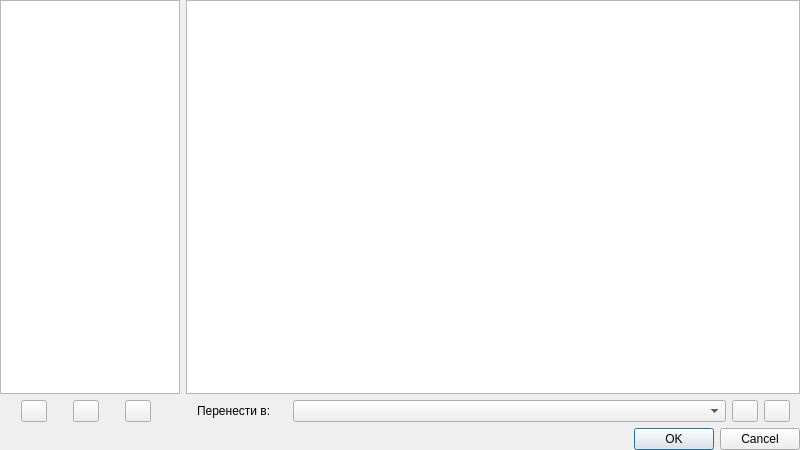
<?xml version="1.0" encoding="UTF-8"?>
<ui version="4.0">
 <class>gprogs</class>
 <widget class="QDialog" name="gprogs">
  <property name="windowModality">
   <enum>Qt::NonModal</enum>
  </property>
  <property name="geometry">
   <rect>
    <x>0</x>
    <y>0</y>
    <width>800</width>
    <height>450</height>
   </rect>
  </property>
  <property name="sizePolicy">
   <sizepolicy hsizetype="Minimum" vsizetype="Preferred">
    <horstretch>0</horstretch>
    <verstretch>0</verstretch>
   </sizepolicy>
  </property>
  <property name="minimumSize">
   <size>
    <width>400</width>
    <height>240</height>
   </size>
  </property>
  <property name="windowTitle">
   <string>Группы ПК</string>
  </property>
  <layout class="QVBoxLayout" name="verticalLayout">
   <property name="margin">
    <number>0</number>
   </property>
   <item>
    <layout class="QHBoxLayout" name="horizontalLayout">
     <item>
      <widget class="QListView" name="l_gprogs">
       <property name="sizePolicy">
        <sizepolicy hsizetype="Minimum" vsizetype="Expanding">
         <horstretch>0</horstretch>
         <verstretch>0</verstretch>
        </sizepolicy>
       </property>
       <property name="minimumSize">
        <size>
         <width>180</width>
         <height>0</height>
        </size>
       </property>
       <property name="maximumSize">
        <size>
         <width>180</width>
         <height>16777215</height>
        </size>
       </property>
      </widget>
     </item>
     <item>
      <widget class="QTableView" name="t_progs">
       <property name="sizePolicy">
        <sizepolicy hsizetype="Minimum" vsizetype="Expanding">
         <horstretch>0</horstretch>
         <verstretch>0</verstretch>
        </sizepolicy>
       </property>
       <property name="minimumSize">
        <size>
         <width>300</width>
         <height>0</height>
        </size>
       </property>
       <property name="selectionBehavior">
        <enum>QAbstractItemView::SelectRows</enum>
       </property>
       <property name="verticalScrollMode">
        <enum>QAbstractItemView::ScrollPerItem</enum>
       </property>
       <property name="horizontalScrollMode">
        <enum>QAbstractItemView::ScrollPerPixel</enum>
       </property>
       <property name="wordWrap">
        <bool>false</bool>
       </property>
       <attribute name="horizontalHeaderDefaultSectionSize">
        <number>150</number>
       </attribute>
       <attribute name="horizontalHeaderStretchLastSection">
        <bool>true</bool>
       </attribute>
      </widget>
     </item>
    </layout>
   </item>
   <item>
    <layout class="QHBoxLayout" name="horizontalLayout_2">
     <item>
      <spacer name="horizontalSpacer_3">
       <property name="orientation">
        <enum>Qt::Horizontal</enum>
       </property>
       <property name="sizeType">
        <enum>QSizePolicy::Fixed</enum>
       </property>
       <property name="sizeHint" stdset="0">
        <size>
         <width>21</width>
         <height>20</height>
        </size>
       </property>
      </spacer>
     </item>
     <item>
      <widget class="QPushButton" name="b_add_gr">
       <property name="minimumSize">
        <size>
         <width>26</width>
         <height>0</height>
        </size>
       </property>
       <property name="maximumSize">
        <size>
         <width>26</width>
         <height>16777215</height>
        </size>
       </property>
       <property name="text">
        <string/>
       </property>
       <property name="icon">
        <iconset resource="../res.qrc">
         <normaloff>:/images/buttons/add.png</normaloff>:/images/buttons/add.png</iconset>
       </property>
       <property name="iconSize">
        <size>
         <width>17</width>
         <height>17</height>
        </size>
       </property>
      </widget>
     </item>
     <item>
      <spacer name="horizontalSpacer_4">
       <property name="orientation">
        <enum>Qt::Horizontal</enum>
       </property>
       <property name="sizeType">
        <enum>QSizePolicy::Fixed</enum>
       </property>
       <property name="sizeHint" stdset="0">
        <size>
         <width>20</width>
         <height>20</height>
        </size>
       </property>
      </spacer>
     </item>
     <item>
      <widget class="QPushButton" name="b_edit_gr">
       <property name="minimumSize">
        <size>
         <width>26</width>
         <height>0</height>
        </size>
       </property>
       <property name="maximumSize">
        <size>
         <width>26</width>
         <height>16777215</height>
        </size>
       </property>
       <property name="text">
        <string/>
       </property>
       <property name="icon">
        <iconset resource="../res.qrc">
         <normaloff>:/images/buttons/edit.png</normaloff>:/images/buttons/edit.png</iconset>
       </property>
       <property name="iconSize">
        <size>
         <width>17</width>
         <height>17</height>
        </size>
       </property>
      </widget>
     </item>
     <item>
      <spacer name="horizontalSpacer_5">
       <property name="orientation">
        <enum>Qt::Horizontal</enum>
       </property>
       <property name="sizeType">
        <enum>QSizePolicy::Fixed</enum>
       </property>
       <property name="sizeHint" stdset="0">
        <size>
         <width>20</width>
         <height>20</height>
        </size>
       </property>
      </spacer>
     </item>
     <item>
      <widget class="QPushButton" name="b_del_gr">
       <property name="sizePolicy">
        <sizepolicy hsizetype="Minimum" vsizetype="Fixed">
         <horstretch>0</horstretch>
         <verstretch>0</verstretch>
        </sizepolicy>
       </property>
       <property name="minimumSize">
        <size>
         <width>26</width>
         <height>0</height>
        </size>
       </property>
       <property name="maximumSize">
        <size>
         <width>26</width>
         <height>16777215</height>
        </size>
       </property>
       <property name="text">
        <string/>
       </property>
       <property name="icon">
        <iconset resource="../res.qrc">
         <normaloff>:/images/buttons/remove.png</normaloff>:/images/buttons/remove.png</iconset>
       </property>
       <property name="iconSize">
        <size>
         <width>17</width>
         <height>17</height>
        </size>
       </property>
      </widget>
     </item>
     <item>
      <spacer name="horizontalSpacer">
       <property name="orientation">
        <enum>Qt::Horizontal</enum>
       </property>
       <property name="sizeType">
        <enum>QSizePolicy::Fixed</enum>
       </property>
       <property name="sizeHint" stdset="0">
        <size>
         <width>40</width>
         <height>20</height>
        </size>
       </property>
      </spacer>
     </item>
     <item>
      <widget class="QLabel" name="label">
       <property name="sizePolicy">
        <sizepolicy hsizetype="Minimum" vsizetype="Preferred">
         <horstretch>0</horstretch>
         <verstretch>0</verstretch>
        </sizepolicy>
       </property>
       <property name="minimumSize">
        <size>
         <width>90</width>
         <height>0</height>
        </size>
       </property>
       <property name="maximumSize">
        <size>
         <width>90</width>
         <height>16777215</height>
        </size>
       </property>
       <property name="text">
        <string>Перенести в:</string>
       </property>
      </widget>
     </item>
     <item>
      <widget class="QComboBox" name="cb_gprogs">
       <property name="sizePolicy">
        <sizepolicy hsizetype="Minimum" vsizetype="Fixed">
         <horstretch>0</horstretch>
         <verstretch>0</verstretch>
        </sizepolicy>
       </property>
       <property name="minimumSize">
        <size>
         <width>108</width>
         <height>0</height>
        </size>
       </property>
      </widget>
     </item>
     <item>
      <widget class="QPushButton" name="b_setg_ok">
       <property name="minimumSize">
        <size>
         <width>26</width>
         <height>0</height>
        </size>
       </property>
       <property name="maximumSize">
        <size>
         <width>26</width>
         <height>16777215</height>
        </size>
       </property>
       <property name="text">
        <string/>
       </property>
       <property name="icon">
        <iconset resource="../res.qrc">
         <normaloff>:/images/buttons/apply.png</normaloff>:/images/buttons/apply.png</iconset>
       </property>
       <property name="iconSize">
        <size>
         <width>17</width>
         <height>17</height>
        </size>
       </property>
      </widget>
     </item>
     <item>
      <widget class="QPushButton" name="b_setg_cancel">
       <property name="minimumSize">
        <size>
         <width>26</width>
         <height>0</height>
        </size>
       </property>
       <property name="maximumSize">
        <size>
         <width>26</width>
         <height>16777215</height>
        </size>
       </property>
       <property name="text">
        <string/>
       </property>
       <property name="icon">
        <iconset resource="../res.qrc">
         <normaloff>:/images/buttons/cancel.png</normaloff>:/images/buttons/cancel.png</iconset>
       </property>
       <property name="iconSize">
        <size>
         <width>17</width>
         <height>17</height>
        </size>
       </property>
      </widget>
     </item>
     <item>
      <spacer name="horizontalSpacer_2">
       <property name="orientation">
        <enum>Qt::Horizontal</enum>
       </property>
       <property name="sizeType">
        <enum>QSizePolicy::Maximum</enum>
       </property>
       <property name="sizeHint" stdset="0">
        <size>
         <width>10</width>
         <height>20</height>
        </size>
       </property>
      </spacer>
     </item>
    </layout>
   </item>
   <item>
    <widget class="QDialogButtonBox" name="buttonBox">
     <property name="standardButtons">
      <set>QDialogButtonBox::Cancel|QDialogButtonBox::Ok</set>
     </property>
    </widget>
   </item>
  </layout>
 </widget>
 <tabstops>
  <tabstop>l_gprogs</tabstop>
  <tabstop>b_add_gr</tabstop>
  <tabstop>b_edit_gr</tabstop>
  <tabstop>b_del_gr</tabstop>
  <tabstop>t_progs</tabstop>
  <tabstop>cb_gprogs</tabstop>
  <tabstop>b_setg_ok</tabstop>
  <tabstop>b_setg_cancel</tabstop>
  <tabstop>buttonBox</tabstop>
 </tabstops>
 <resources>
  <include location="../res.qrc"/>
 </resources>
 <connections/>
</ui>
